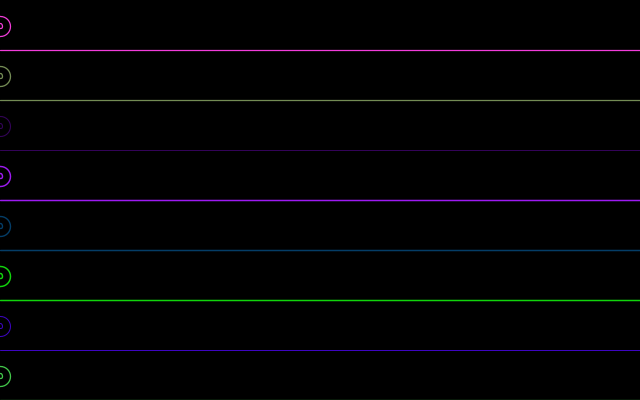
Frame 1 (no input)
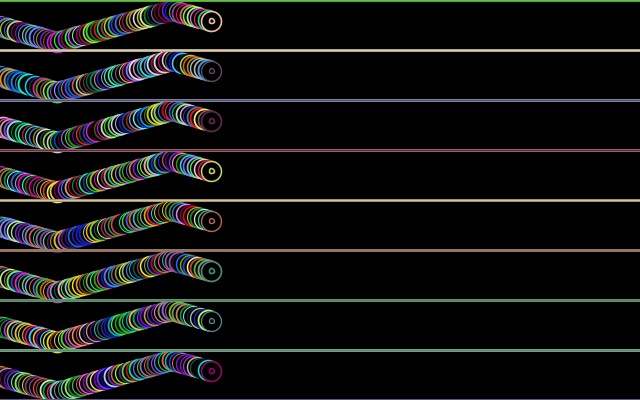
Frame 60 (the mouse pressed at the canvas centre just before this capture)
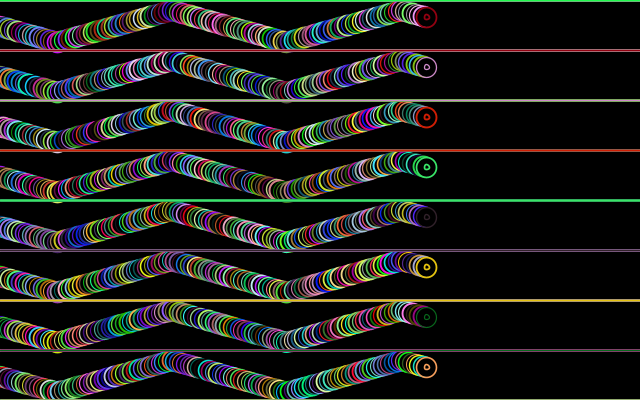
Frame 120 (the mouse held since frame 60 and released just before this capture)

The Processing sketch that drew these frames (run headless with seeded random() and noise(); from frame 60 on, the mouse is pressed at the canvas centre):

// Processing sketch: processing_175239
// ── processing_175239.pde



float xpos;
float ypos;
  
float xspeed = random(1, 5);
float yspeed = 1;


void setup(){
  size(640, 400);
  background(0);
  smooth();
  stroke(0);
  xpos = 0;
  ypos = 25;
}

void draw(){
  
  for(int i = 0; i <= height; i+=50){
  line(0, i, width, i);
  strokeWeight(random(1, 2));
  stroke(random(255), random(255), random(255));
  fill(0);
  ellipse(xpos, ypos+(i+1), 20, 20);
  ellipse(xpos, ypos+(i+1), 5, 5);
  for(int j = 0; j <= 4 ;j++){
  if(ypos<i*j+10||ypos>i*j+40){
    yspeed*=-1;
  }
  }
  }
  
  xpos+=xspeed;
  ypos+=yspeed;
  
  if(xpos<0 || xpos>width){
    xspeed*=-1;
  }
  }
  
void mousePressed(){
  background(0);
}
 
